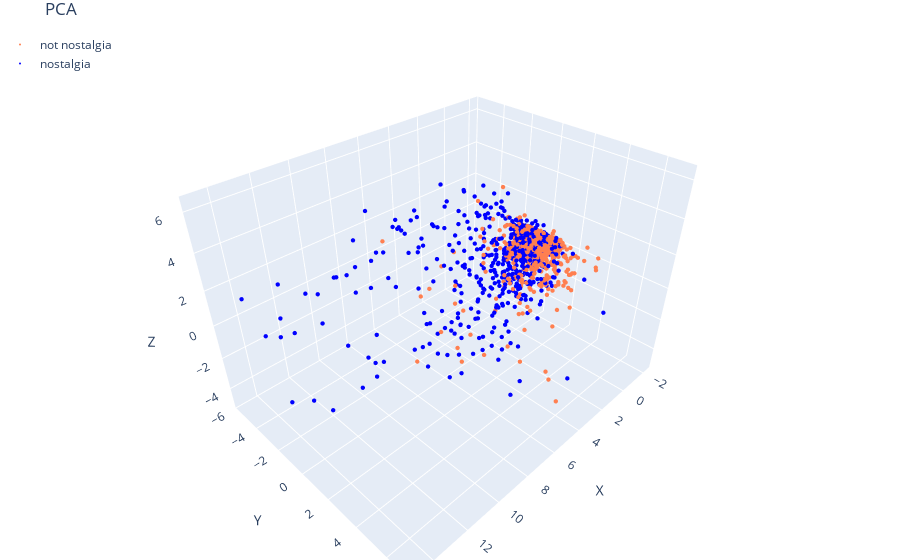
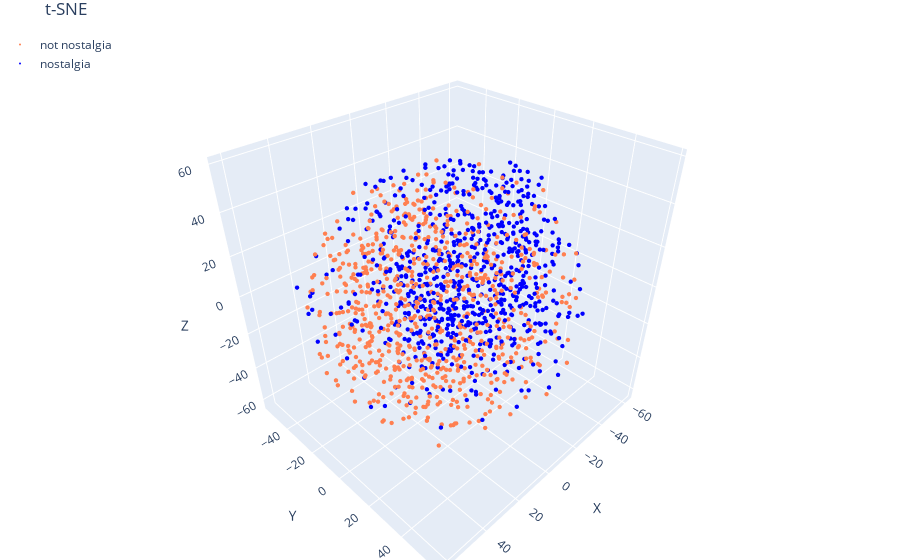
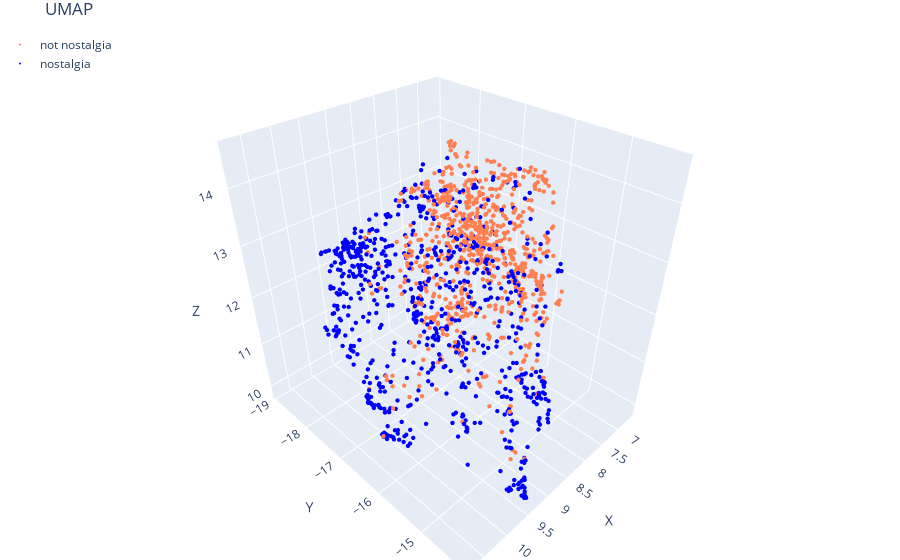

Notebook code for these charts, in order:
### Code cell
import plotly.graph_objects as go
from plotly.subplots import make_subplots

def plot_scatter_3d(X_reduced, title):
    fig = go.Figure()

    for c, category in zip(col, categories):
        xs = X_reduced[X['sentiment'] == category][:, 0]
        ys = X_reduced[X['sentiment'] == category][:, 1]
        zs = X_reduced[X['sentiment'] == category][:, 2]

        fig.add_trace(go.Scatter3d(
            x=xs, y=ys, z=zs,
            mode='markers',
            marker=dict(size=1.5, color=c),
            name=category
        ))

    fig.update_layout(
        title=title,
        scene=dict(
            xaxis_title='X',
            yaxis_title='Y',
            zaxis_title='Z'
        ),
        legend=dict(x=0, y=1.0),
        margin=dict(l=0, r=0, b=0, t=30)
    )
    
    return fig

fig_pca = plot_scatter_3d(X_pca_aug_3, 'PCA')
fig_tsne = plot_scatter_3d(X_tsne_aug_3, 't-SNE')
fig_umap = plot_scatter_3d(X_umap_aug_3, 'UMAP')

fig_pca.show()
fig_tsne.show()
fig_umap.show()

### Figure 1 — Plotly figure (JSON) as saved in the notebook; plotly's stock layout.template omitted (floating-point values rounded to 4 significant figures; data arrays with more than 128 entries replaced by an {"elided": "..."} marker saying what was removed)
{"data": [{"marker": {"color": "coral", "size": 1.5}, "mode": "markers", "name": "not nostalgia", "type": "scatter3d", "x": {"elided": "749 float values"}, "y": {"elided": "749 float values"}, "z": {"elided": "749 float values"}}, {"marker": {"color": "blue", "size": 1.5}, "mode": "markers", "name": "nostalgia", "type": "scatter3d", "x": {"elided": "750 float values"}, "y": {"elided": "750 float values"}, "z": {"elided": "750 float values"}}], "layout": {"autosize": true, "legend": {"x": 0, "y": 1}, "margin": {"b": 0, "l": 0, "r": 0, "t": 30}, "scene": {"aspectmode": "auto", "aspectratio": {"x": 1.253, "y": 0.945, "z": 0.8443}, "xaxis": {"title": {"text": "X"}, "type": "linear"}, "yaxis": {"title": {"text": "Y"}, "type": "linear"}, "zaxis": {"title": {"text": "Z"}, "type": "linear"}}, "title": {"text": "PCA"}}}

### Figure 2 — Plotly figure (JSON) as saved in the notebook; plotly's stock layout.template omitted (floating-point values rounded to 4 significant figures; data arrays with more than 128 entries replaced by an {"elided": "..."} marker saying what was removed)
{"data": [{"marker": {"color": "coral", "size": 1.5}, "mode": "markers", "name": "not nostalgia", "type": "scatter3d", "x": {"elided": "749 float values"}, "y": {"elided": "749 float values"}, "z": {"elided": "749 float values"}}, {"marker": {"color": "blue", "size": 1.5}, "mode": "markers", "name": "nostalgia", "type": "scatter3d", "x": {"elided": "750 float values"}, "y": {"elided": "750 float values"}, "z": {"elided": "750 float values"}}], "layout": {"autosize": true, "legend": {"x": 0, "y": 1}, "margin": {"b": 0, "l": 0, "r": 0, "t": 30}, "scene": {"aspectmode": "auto", "aspectratio": {"x": 1.034, "y": 0.9524, "z": 1.016}, "xaxis": {"title": {"text": "X"}, "type": "linear"}, "yaxis": {"title": {"text": "Y"}, "type": "linear"}, "zaxis": {"title": {"text": "Z"}, "type": "linear"}}, "title": {"text": "t-SNE"}}}

### Figure 3 — Plotly figure (JSON) as saved in the notebook; plotly's stock layout.template omitted (floating-point values rounded to 4 significant figures; data arrays with more than 128 entries replaced by an {"elided": "..."} marker saying what was removed)
{"data": [{"marker": {"color": "coral", "size": 1.5}, "mode": "markers", "name": "not nostalgia", "type": "scatter3d", "x": {"elided": "749 float values"}, "y": {"elided": "749 float values"}, "z": {"elided": "749 float values"}}, {"marker": {"color": "blue", "size": 1.5}, "mode": "markers", "name": "nostalgia", "type": "scatter3d", "x": {"elided": "750 float values"}, "y": {"elided": "750 float values"}, "z": {"elided": "750 float values"}}], "layout": {"autosize": true, "legend": {"x": 0, "y": 1}, "margin": {"b": 0, "l": 0, "r": 0, "t": 30}, "scene": {"aspectmode": "auto", "aspectratio": {"x": 0.9087, "y": 1.049, "z": 1.049}, "xaxis": {"title": {"text": "X"}, "type": "linear"}, "yaxis": {"title": {"text": "Y"}, "type": "linear"}, "zaxis": {"title": {"text": "Z"}, "type": "linear"}}, "title": {"text": "UMAP"}}}
